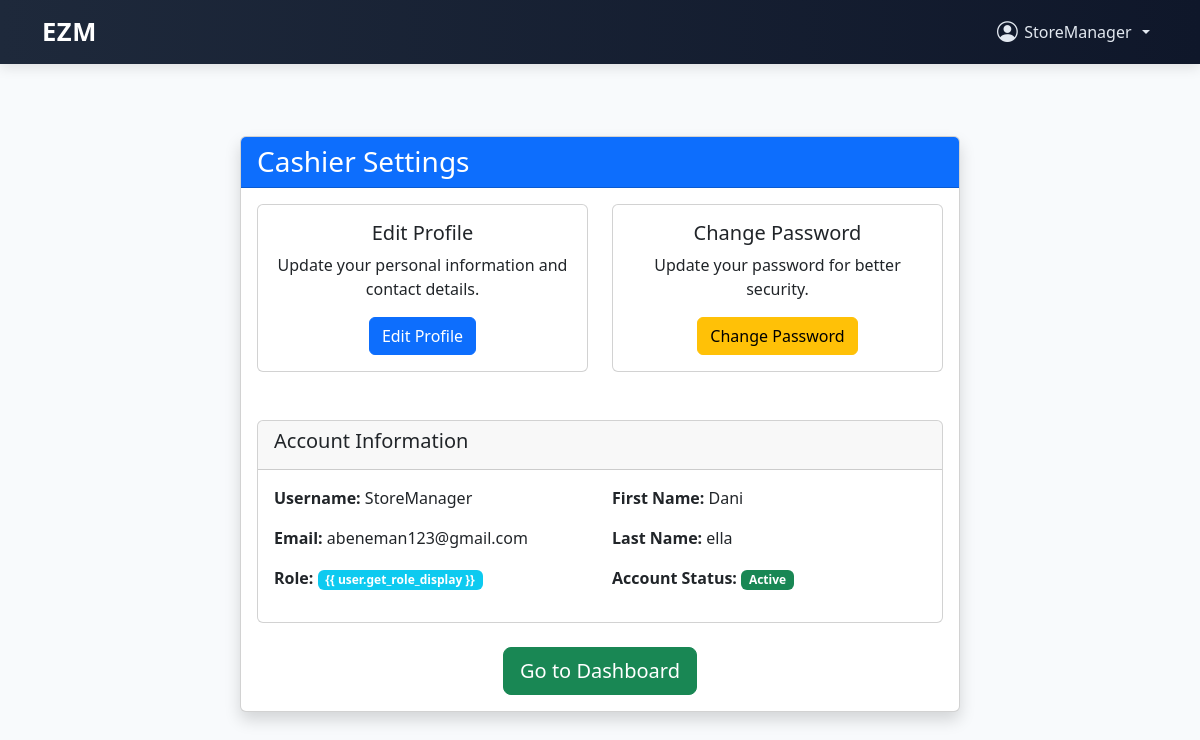
The page /users/cashier/settings/ (signed in) on the database its author committed.
### users/models.py (models this page shows)
class CustomUser(AbstractUser):
    ROLE_CHOICES = [
        ('admin', 'Admin'),
        ('head_manager', 'Head Manager'),
        ('store_manager', 'Store Manager'),
        ('cashier', 'Cashier'),
    ]
    role = models.CharField(max_length=20, choices=ROLE_CHOICES)
    store = models.ForeignKey('store.Store', on_delete=models.SET_NULL, null=True, blank=True) # Add this line
    is_first_login = models.BooleanField(default=True)
    phone_number = models.CharField(max_length=20, blank=True)

### users/views.py (the view)
# urls.py: path('cashier/settings/', cashier_settings, name='cashier_settings'),
@login_required
def cashier_settings(request):
    if request.user.is_first_login:
        request.user.is_first_login = False
        request.user.save()
        messages.info(request, "Welcome! Please update your password and profile information.")
    return render(request, 'mainpages/cashier_settings.html')

### templates/mainpages/cashier_settings.html (shortened to what this page needs)
{% extends 'base.html' %}
{% block content %}
<div class="container mt-5">
    <div class="row justify-content-center">
        <div class="col-md-8">
            <div class="card shadow">
                <div class="card-header bg-primary text-white">
                    <h3 class="mb-0"> Cashier Settings</h3>
                </div>
                <div class="card-body">
                    <div class="row">
                        <div class="col-md-6 mb-4">
                            <div class="card h-100">
                                <div class="card-body text-center">
                                    <h5 class="card-title">Edit Profile</h5>
                                    <p class="card-text">Update your personal information and contact details.</p>
                                    <a href="{% url 'cashier_edit_profile' %}" class="btn btn-primary">
                                         Edit Profile
                                    </a>
                                </div>
                            </div>
                        </div>
                        <div class="col-md-6 mb-4">
                            <div class="card h-100">
                                <div class="card-body text-center">
                                    <h5 class="card-title">Change Password</h5>
                                    <p class="card-text">Update your password for better security.</p>
                                    <a href="{% url 'cashier_change_password' %}" class="btn btn-warning">
                                         Change Password
                                    </a>
                                </div>
                            </div>
                        </div>
                    </div>
                    <div class="card mt-4">
                        <div class="card-header">
                            <h5> Account Information</h5>
                        </div>
                        <div class="card-body">
                            <div class="row">
                                <div class="col-md-6">
                                    <p><strong>Username:</strong> {{ user.username }}</p>
                                    <p><strong>Email:</strong> {{ user.email }}</p>
                                    <p><strong>Role:</strong> <span class="badge bg-info">{{ user.get_role_display
                                            }}</span></p>
                                </div>
                                <div class="col-md-6">
                                    <p><strong>First Name:</strong> {{ user.first_name|default:"Not set" }}</p>
                                    <p><strong>Last Name:</strong> {{ user.last_name|default:"Not set" }}</p>
                                    <p><strong>Account Status:</strong>
                                        {% if user.is_active %}
                                        <span class="badge bg-success">Active</span>
                                        {% else %}
                                        <span class="badge bg-danger">Inactive</span>
                                        {% endif %}
                                    </p>
                                </div>
                            </div>
                        </div>
                    </div>
                    <div class="text-center mt-4">
                        <a href="{% url 'cashier_page' %}" class="btn btn-success btn-lg">
                             Go to Dashboard
                        </a>
                    </div>
                </div>
            </div>
        </div>
    </div>
</div>
{% endblock %}

### templates/base.html (shortened to what this page needs)
<!DOCTYPE html>
<html lang="en">
<head>
  <link href="https://cdn.jsdelivr.net/npm/bootstrap@5.3.0/dist/css/bootstrap.min.css" rel="stylesheet" />
  <link href="https://cdn.jsdelivr.net/npm/bootstrap-icons@1.10.5/font/bootstrap-icons.css" rel="stylesheet" />
</head>
<body>
  <nav class="navbar navbar-expand-lg navbar-custom">
    <div class="container">
      <a class="navbar-brand" href="{% url 'login' %}">EZM</a>
      <div class="collapse navbar-collapse justify-content-end" id="navbarContent">
        <ul class="navbar-nav align-items-center">
          {% if user.is_authenticated %}
          <li class="nav-item dropdown">
            <a class="nav-user-dropdown nav-link dropdown-toggle" href="#" id="userDropdown" role="button"
              data-bs-toggle="dropdown" aria-expanded="false">
              <i class="bi bi-person-circle nav-user-icon"></i> {{ user.username }}
            </a>
          </li>
          {% else %}
          <li class="nav-item me-2">
            <a class="nav-link btn btn-light text-dark px-3" href="{% url 'login' %}">Login</a>
          </li>
          {% endif %}
        </ul>
      </div>
    </div>
  </nav>
  <div class="container py-4">
    {% block content %}{% endblock %}
  </div>
</body>
</html>

### templates/base.html (style rules this page uses)
body { background-color: #f8fafc; font-family: 'Segoe UI', sans-serif; }
.navbar-custom { background: linear-gradient(to right, #1e293b, #0f172a); box-shadow: 0 4px 12px rgba(0, 0, 0, 0.1); }
.navbar-brand { font-weight: 700; font-size: 1.6rem; letter-spacing: 0.5px; color: #ffffff !important; transition: color 0.3s ease; }
.nav-link { color: #e2e8f0 !important; }
.nav-user-dropdown { color: #fff; cursor: pointer; display: flex; align-items: center; gap: 0.4rem; font-weight: 500; user-select: none; }
.nav-user-icon { font-size: 1.3rem; }

### rows shown on the page
CustomUser: username "StoreManager", email "abeneman123@gmail.com", first_name "Dani", last_name "ella"
